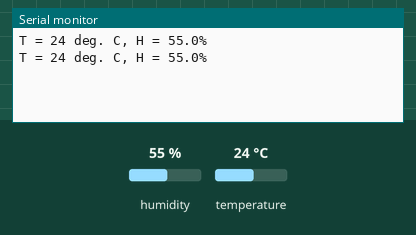
This sketch was run on a simulated Arduino Uno, built for the host (arithmetic inside an expression is 32-bit, double 64-bit). On the bench: the last lines printed to the serial monitor. Inputs (shaded band) come from the test bench; at power-on: humidity 55 %, temperature 24 °C.

Above: at 5.3 s.
5.4 s: humidity set to 22 %
At 7.3 s:
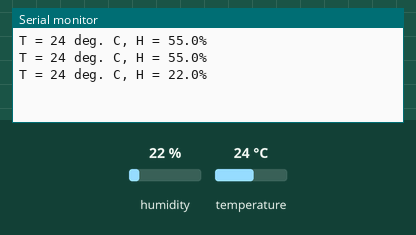
8.8 s: temperature set to 12 °C
At 10.4 s:
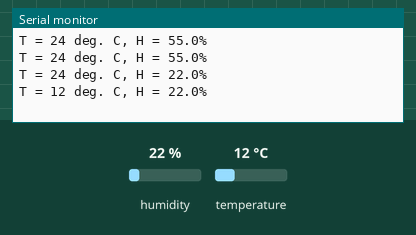
12.2 s: humidity set to 40 %
At 14.2 s:
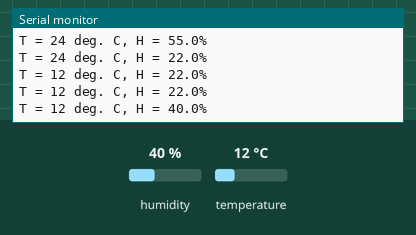
Timing chart, 0 to 15.7 s (numbered marks = the images above; inputs shaded):
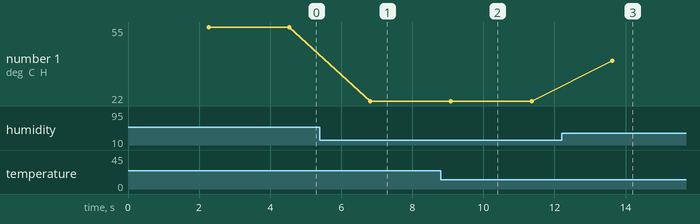

The sketch:

himudtea.ino
```cpp
#include <dht_nonblocking.h>
#include <SoftwareSerial.h>
#define DHT_SENSOR_TYPE DHT_TYPE_11

SoftwareSerial mySerial(0, 0);

static const int DHT_SENSOR_PIN = 4;
DHT_nonblocking dht_sensor( DHT_SENSOR_PIN, DHT_SENSOR_TYPE );

void setup( )
{
  Serial.begin( 9600);
  mySerial.begin(38400);
}
void loop( )
{
  float temperature;
  float humidity;
  if(dht_sensor.measure(&temperature, &humidity)){
    Serial.print( "T = " );
    Serial.print ( temperature, 0);
    Serial.print( " deg. C, H = " );
    Serial.print( humidity, 1 );
    Serial.println( "%" );
  }

    mySerial.write(humidity);
}
```

Measured:
- after the input at 5.4 s, the serial monitor: prints a new line after 1.4 s (image 1)
- after the input at 8.8 s, the serial monitor: prints a new line after 0.28 s (image 2)
- after the input at 12.2 s, the serial monitor: prints a new line after 1.4 s (image 3)
- plotted number 1: 55 → 22 after the input at 5.4 s, 22 → 40 after the input at 12.2 s
